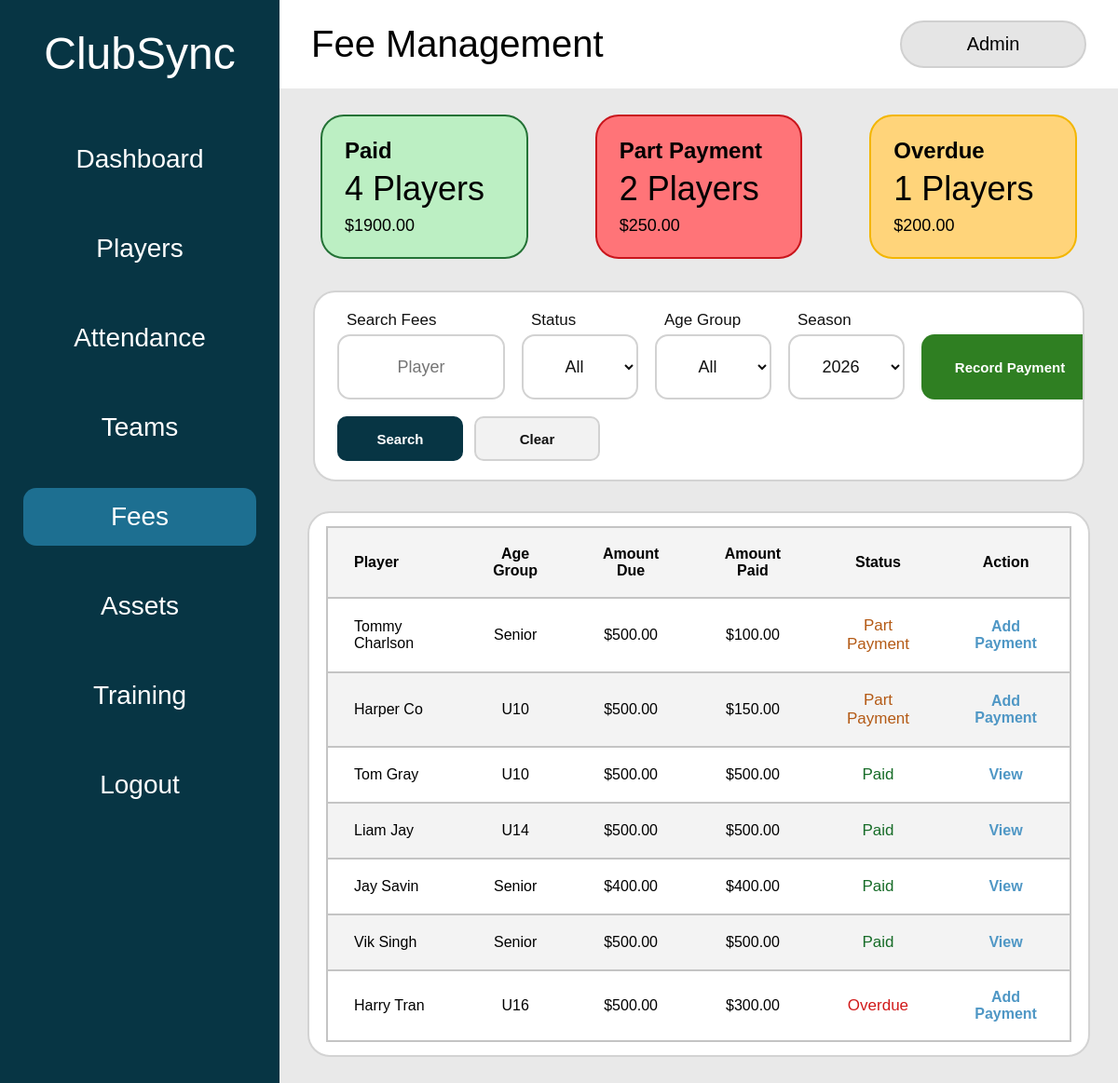
Before: /fees (signed in) with the older database file.
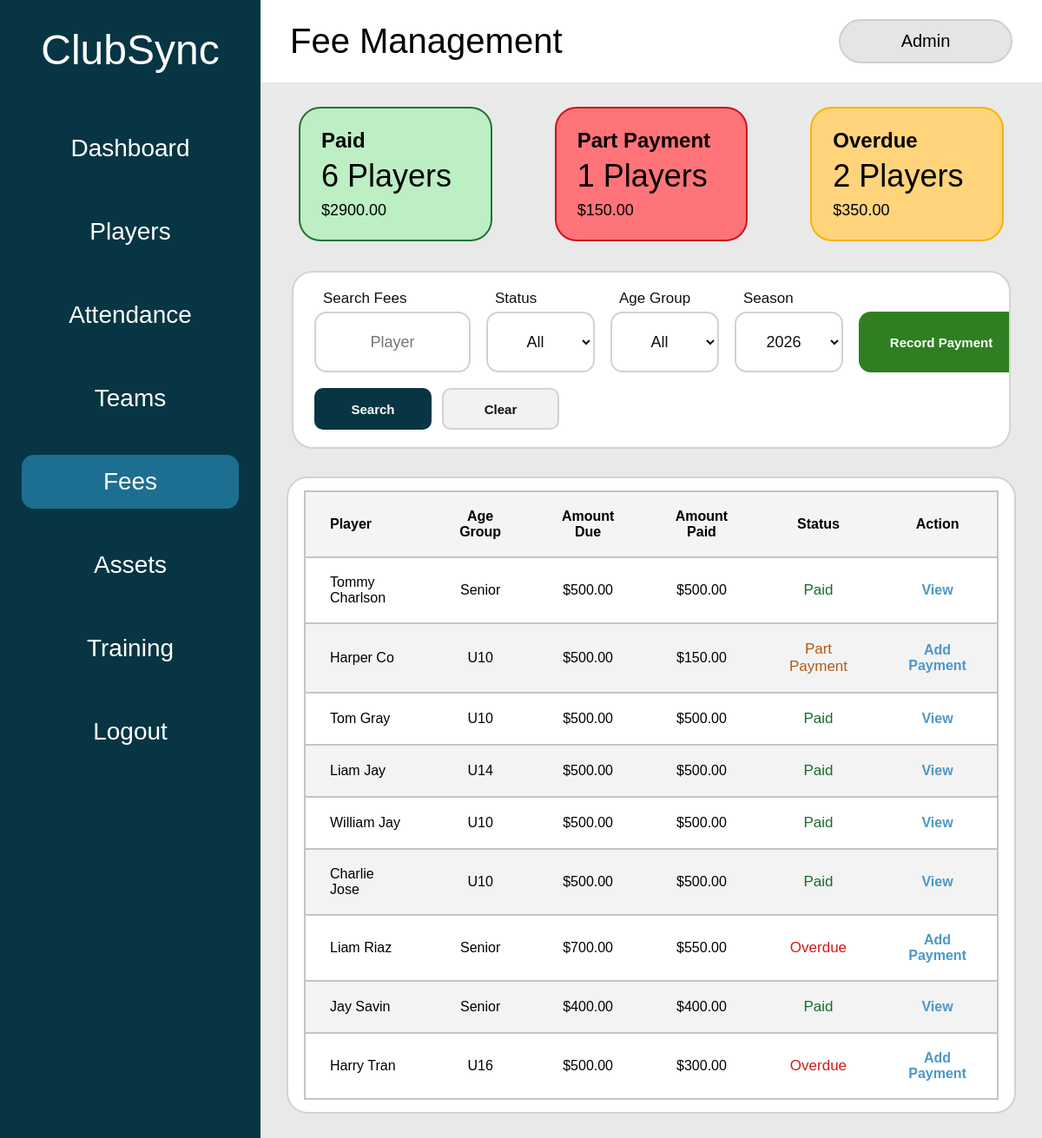
After: the same page with the newer database file.
### tables this page shows
CREATE TABLE fees (
        fee_id INTEGER PRIMARY KEY AUTOINCREMENT,
        player_id INTEGER NOT NULL,
        season INTEGER NOT NULL,
        amount_due REAL NOT NULL
            DEFAULT 0
            CHECK (amount_due >= 0),
        amount_paid REAL NOT NULL
            DEFAULT 0
            CHECK (amount_paid >= 0),
        payment_status TEXT NOT NULL
            DEFAULT 'Unpaid'
            CHECK (
                payment_status IN (
                    'Paid',
                    'Part Payment',
                    'Overdue',
                    'Unpaid'
                )
            ),
        due_date TEXT,
        payment_date TEXT,
        notes TEXT,
        created_at TEXT NOT NULL
            DEFAULT CURRENT_TIMESTAMP,
        updated_at TEXT NOT NULL
            DEFAULT CURRENT_TIMESTAMP,

        UNIQUE (
            player_id,
            season
        ),

        FOREIGN KEY (player_id)
            REFERENCES players(player_id)
            ON DELETE CASCADE
    );

CREATE TABLE players (
    player_id INTEGER PRIMARY KEY AUTOINCREMENT,
    first_name TEXT NOT NULL,
    last_name TEXT NOT NULL,
    date_of_birth TEXT NOT NULL,
    age_group TEXT NOT NULL,
    team TEXT NOT NULL,
    position TEXT NOT NULL,
    contact_phone TEXT,
    emergency_contact TEXT,
    medical_notes TEXT,
    registration_status TEXT NOT NULL DEFAULT 'Active'
);

### app.py (the view, shortened to what this page needs)
@app.route("/fees")
def fees():
    if "role" not in session:
        return redirect(url_for("login"))
    if session["role"] == "Viewer":
        return redirect(url_for("viewer"))
    search = request.args.get(
        "search",
        ""
    ).strip()
    selected_status = request.args.get(
        "status",
        ""
    ).strip()
    selected_age_group = request.args.get(
        "age_group",
        ""
    ).strip()
    current_year = date.today().year
    selected_season_value = request.args.get(
        "season",
        str(current_year)
    ).strip()
    try:
        selected_season = int(selected_season_value)
    except ValueError:
        selected_season = current_year
    allowed_statuses = {
        "",
        "Paid",
        "Part Payment",
        "Overdue",
        "Unpaid"
    }
    if selected_status not in allowed_statuses:
        selected_status = ""
    connection = get_database_connection()
    ensure_fees_table(connection)
    refresh_fee_statuses(connection)
    refresh_overdue_fee_dashboard(connection)
    connection.commit()
    query = """
        SELECT
            fees.fee_id,
            fees.player_id,
            fees.season,
            fees.amount_due,
            fees.amount_paid,
            fees.payment_status,
            fees.due_date,
            fees.payment_date,
            fees.notes,
            players.first_name,
            players.last_name,
            players.age_group,
            players.team

        FROM fees

        JOIN players
            ON fees.player_id = players.player_id

        WHERE fees.season = ?
    """
    parameters = [
        selected_season
    ]
    query += """
        ORDER BY
            players.last_name,
            players.first_name
    """
    fee_records = connection.execute(
        query,
        parameters
    ).fetchall()
    summary = connection.execute("""
        SELECT
            SUM(
                CASE
                    WHEN payment_status = 'Paid'
                    THEN 1
                    ELSE 0
                END
            ) AS paid_count,

            SUM(
                CASE
                    WHEN payment_status = 'Paid'
                    THEN amount_paid
                    ELSE 0
                END
            ) AS paid_total,

            SUM(
                CASE
                    WHEN payment_status = 'Part Payment'
                    THEN 1
                    ELSE 0
                END
            ) AS part_payment_count,

            SUM(
                CASE
                    WHEN payment_status = 'Part Payment'
                    THEN amount_paid
                    ELSE 0
                END
            ) AS part_payment_total,

            SUM(
                CASE
                    WHEN payment_status = 'Overdue'
                    THEN 1
                    ELSE 0
                END
            ) AS overdue_count,

            SUM(
                CASE
                    WHEN payment_status = 'Overdue'
                    THEN MAX(amount_due - amount_paid, 0)
                    ELSE 0
                END
            ) AS overdue_total

        FROM fees
        WHERE season = ?
    """, (
        selected_season,
    )).fetchone()
    players_for_fees = connection.execute("""
        SELECT
            player_id,
            first_name,
            last_name,
            age_group
        FROM players
        WHERE registration_status = 'Active'
        ORDER BY
            last_name,
            first_name
    """).fetchall()
    age_groups = connection.execute("""
        SELECT DISTINCT age_group
        FROM players
        WHERE registration_status = 'Active'
          AND age_group IS NOT NULL
          AND TRIM(age_group) != ''
        ORDER BY age_group
    """).fetchall()
    saved_seasons = connection.execute("""
        SELECT DISTINCT season
        FROM fees
        ORDER BY season DESC
    """).fetchall()
    seasons = {
        current_year - 2,
        current_year - 1,
        current_year,
        current_year + 1
    }
    for season_record in saved_seasons:
        seasons.add(
            int(season_record["season"])
        )
    seasons = sorted(
        seasons,
        reverse=True
    )
    connection.close()
    return render_template(
        "fees.html",
        fees=fee_records,
        players=players_for_fees,
        age_groups=age_groups,
        seasons=seasons,
        paid_count=summary["paid_count"] or 0,
        paid_total=summary["paid_total"] or 0,
        part_payment_count=(
            summary["part_payment_count"] or 0
        ),
        part_payment_total=(
            summary["part_payment_total"] or 0
        ),
        overdue_count=summary["overdue_count"] or 0,
        overdue_total=summary["overdue_total"] or 0,
        search=search,
        selected_status=selected_status,
        selected_age_group=selected_age_group,
        selected_season=selected_season,
        saved=request.args.get("saved") == "1"
    )

### app.py (called while the page is built, shortened)
def get_database_connection():
    connection = sqlite3.connect("clubsync.db")
    connection.row_factory = sqlite3.Row
    connection.execute("PRAGMA foreign_keys = ON")
    return connection

def calculate_fee_status(
    amount_due,
    amount_paid,
    due_date
):
    if amount_due > 0 and amount_paid >= amount_due:
        return "Paid"
    if due_date:
        try:
            parsed_due_date = date.fromisoformat(due_date)
            if parsed_due_date < date.today():
                return "Overdue"
        except ValueError:
            pass
    if amount_paid > 0:
        return "Part Payment"
    return "Unpaid"

def refresh_fee_statuses(connection):
    fee_records = connection.execute("""
        SELECT
            fee_id,
            amount_due,
            amount_paid,
            due_date,
            payment_status
        FROM fees
    """).fetchall()
    for fee_record in fee_records:
        current_status = calculate_fee_status(
            float(fee_record["amount_due"]),
            float(fee_record["amount_paid"]),
            fee_record["due_date"]
        )

### templates/fees.html (shortened to what the changed rows need)
<!DOCTYPE html>
<html lang="en">
<head>
    <link
        rel="stylesheet"
        href="{{ url_for('static', filename='css/style.css') }}"
    >
</head>
<body>
<div class="app-layout">
    <aside class="sidebar">
        <h1>ClubSync</h1>
    </aside>
    <main class="main-content fees-page">
        <div class="top-bar">
            <div>
                <h2>Fee Management</h2>
            </div>
        </div>
        <section class="fee-summary-grid">
            <div class="fee-summary-card paid-summary-card">
                <h3>Paid</h3>
                <p class="fee-summary-count">
                    {{ paid_count }} Players
                </p>
                <p class="fee-summary-amount">
                    ${{ "%.2f"|format(paid_total) }}
                </p>
            </div>
            <div class="fee-summary-card part-payment-summary-card">
                <h3>Part Payment</h3>
                <p class="fee-summary-count">
                    {{ part_payment_count }} Players
                </p>
                <p class="fee-summary-amount">
                    ${{ "%.2f"|format(part_payment_total) }}
                </p>
            </div>
            <div class="fee-summary-card overdue-summary-card">
                <h3>Overdue</h3>
                <p class="fee-summary-count">
                    {{ overdue_count }} Players
                </p>
                <p class="fee-summary-amount">
                    ${{ "%.2f"|format(overdue_total) }}
                </p>
            </div>
        </section>
        <section class="fees-table-card">
            <div class="fees-table-wrapper">
                <table class="fees-table">
                    <thead>
                        <tr>
                            <th>Player</th>
                            <th>Age Group</th>
                            <th>Amount Due</th>
                            <th>Amount Paid</th>
                            <th>Status</th>
                            <th>Action</th>
                        </tr>
                    </thead>
                    <tbody>
                        {% for fee in fees %}
                            <tr>
                                <td>
                                    {{ fee["first_name"] }}
                                    {{ fee["last_name"] }}
                                </td>
                                <td>
                                    {{ fee["age_group"] }}
                                </td>
                                <td>
                                    ${{ "%.2f"|format(fee["amount_due"]) }}
                                </td>
                                <td>
                                    ${{ "%.2f"|format(fee["amount_paid"]) }}
                                </td>
                                <td>
                                    <span
                                        class="fee-status
                                        {% if fee['payment_status'] == 'Paid' %}
                                            paid-fee-status
                                        {% elif fee['payment_status'] == 'Part Payment' %}
                                            part-payment-fee-status
                                        {% elif fee['payment_status'] == 'Overdue' %}
                                            overdue-fee-status
                                        {% else %}
                                            unpaid-fee-status
                                        {% endif %}"
                                    >
                                        {{ fee["payment_status"] }}
                                    </span>
                                </td>
                                <td>
                                    {% if session["role"] == "Admin" %}
                                        {% if fee["payment_status"] == "Paid" %}
                                            <button
                                                type="button"
                                                class="fee-action-button"
                                                onclick='openViewFeeModal(
                                                    {{ fee["fee_id"]|tojson }},
                                                    {{ ((fee["first_name"] or "") ~ " " ~ (fee["last_name"] or ""))|tojson }},
                                                    {{ (fee["age_group"] or "")|tojson }},
                                                    {{ fee["season"]|tojson }},
                                                    {{ fee["amount_due"]|tojson }},
                                                    {{ fee["amount_paid"]|tojson }},
                                                    {{ (fee["payment_status"] or "")|tojson }},
                                                    {{ (fee["due_date"] or "")|tojson }},
                                                    {{ (fee["notes"] or "")|tojson }}
                                                )'
                                            >
                                                View
                                            </button>
                                        {% else %}
                                            <button
                                                type="button"
                                                class="fee-action-button"
                                                onclick="openUpdatePaymentModal(
                                                    '{{ fee['fee_id'] }}',
                                                    '{{ fee['first_name']|e }} {{ fee['last_name']|e }}',
                                                    '{{ fee['amount_due'] }}',
                                                    '{{ fee['amount_paid'] }}'
                                                )"
                                            >
                                                {% if fee["amount_paid"] > 0 %}
                                                    Add Payment
                                                {% else %}
                                                    Mark Payment
                                                {% endif %}
                                            </button>
                                        {% endif %}
                                    {% endif %}
                                </td>
                            </tr>
                        {% endfor %}
                    </tbody>
                </table>
            </div>
        </section>
    </main>
</div>
</body>
</html>

Changed rows visible on the page:
removed fees: first_name "Vik", last_name "Singh", age_group "Senior", amount_due "500.00", amount_paid "500.00", payment_status "Paid"
changed fees "Tommy": amount_paid "100.00" → "500.00"; payment_status "Part Payment" → "Paid"; payment_status "Add Payment" → "View"
added fees: first_name "William", last_name "Jay", age_group "U10", amount_due "500.00", amount_paid "500.00", payment_status "Paid"
added fees: first_name "Charlie", last_name "Jose", age_group "U10", amount_due "500.00", amount_paid "500.00", payment_status "Paid"
added fees: first_name "Liam", last_name "Riaz", age_group "Senior", amount_due "700.00", amount_paid "550.00", payment_status "Overdue", shows "Add Payment"
Other visible differences:
{{ paid_count }}: "4" → "6"
{{ "%.2f"|format(paid_total) }}: "1900.00" → "2900.00"
{{ part_payment_count }}: "2" → "1"
{{ "%.2f"|format(part_payment_total) }}: "250.00" → "150.00"
{{ overdue_count }}: "1" → "2"
{{ "%.2f"|format(overdue_total) }}: "200.00" → "350.00"
